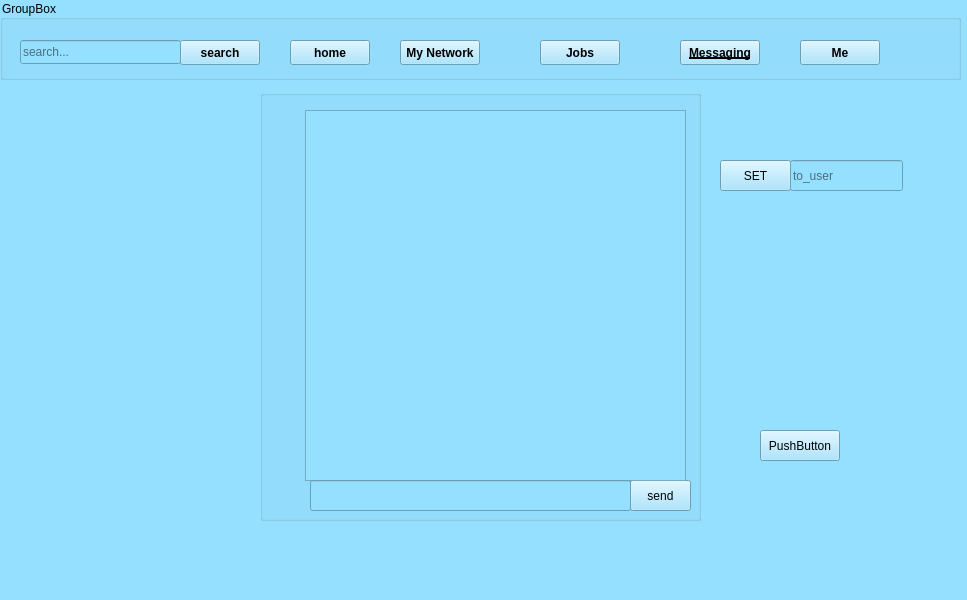
<?xml version="1.0" encoding="UTF-8"?>
<ui version="4.0">
 <class>Messeging</class>
 <widget class="QMainWindow" name="Messeging">
  <property name="geometry">
   <rect>
    <x>0</x>
    <y>0</y>
    <width>967</width>
    <height>600</height>
   </rect>
  </property>
  <property name="windowTitle">
   <string>MainWindow</string>
  </property>
  <property name="styleSheet">
   <string notr="true">color: rgb(0, 0, 0);
background-color: rgb(149, 223, 255);</string>
  </property>
  <widget class="QWidget" name="centralwidget">
   <widget class="QGroupBox" name="groupBox">
    <property name="geometry">
     <rect>
      <x>0</x>
      <y>0</y>
      <width>961</width>
      <height>80</height>
     </rect>
    </property>
    <property name="title">
     <string>GroupBox</string>
    </property>
    <widget class="QPushButton" name="homePushButton">
     <property name="geometry">
      <rect>
       <x>290</x>
       <y>40</y>
       <width>80</width>
       <height>25</height>
      </rect>
     </property>
     <property name="font">
      <font>
       <weight>75</weight>
       <bold>true</bold>
      </font>
     </property>
     <property name="text">
      <string>home</string>
     </property>
    </widget>
    <widget class="QPushButton" name="pushButton_2">
     <property name="geometry">
      <rect>
       <x>400</x>
       <y>40</y>
       <width>80</width>
       <height>25</height>
      </rect>
     </property>
     <property name="font">
      <font>
       <weight>75</weight>
       <italic>false</italic>
       <bold>true</bold>
      </font>
     </property>
     <property name="text">
      <string>My Network</string>
     </property>
    </widget>
    <widget class="QPushButton" name="pushButton_3">
     <property name="geometry">
      <rect>
       <x>540</x>
       <y>40</y>
       <width>80</width>
       <height>25</height>
      </rect>
     </property>
     <property name="font">
      <font>
       <weight>75</weight>
       <bold>true</bold>
      </font>
     </property>
     <property name="text">
      <string>Jobs</string>
     </property>
    </widget>
    <widget class="QPushButton" name="pushButton_4">
     <property name="geometry">
      <rect>
       <x>680</x>
       <y>40</y>
       <width>80</width>
       <height>25</height>
      </rect>
     </property>
     <property name="font">
      <font>
       <weight>75</weight>
       <bold>true</bold>
       <underline>true</underline>
      </font>
     </property>
     <property name="text">
      <string>Messaging</string>
     </property>
    </widget>
    <widget class="QPushButton" name="pushButton_5">
     <property name="geometry">
      <rect>
       <x>800</x>
       <y>40</y>
       <width>80</width>
       <height>25</height>
      </rect>
     </property>
     <property name="font">
      <font>
       <weight>75</weight>
       <bold>true</bold>
      </font>
     </property>
     <property name="text">
      <string>Me</string>
     </property>
    </widget>
    <widget class="QLineEdit" name="lineEdit">
     <property name="geometry">
      <rect>
       <x>20</x>
       <y>40</y>
       <width>161</width>
       <height>24</height>
      </rect>
     </property>
     <property name="styleSheet">
      <string notr="true"/>
     </property>
     <property name="inputMask">
      <string/>
     </property>
     <property name="text">
      <string/>
     </property>
     <property name="placeholderText">
      <string>search...</string>
     </property>
    </widget>
    <widget class="QPushButton" name="pushButton">
     <property name="geometry">
      <rect>
       <x>180</x>
       <y>40</y>
       <width>80</width>
       <height>25</height>
      </rect>
     </property>
     <property name="font">
      <font>
       <weight>75</weight>
       <bold>true</bold>
      </font>
     </property>
     <property name="text">
      <string>search</string>
     </property>
    </widget>
   </widget>
   <widget class="QGroupBox" name="groupBox_2">
    <property name="geometry">
     <rect>
      <x>260</x>
      <y>90</y>
      <width>441</width>
      <height>431</height>
     </rect>
    </property>
    <property name="title">
     <string/>
    </property>
    <widget class="QPushButton" name="pushButton_6">
     <property name="geometry">
      <rect>
       <x>370</x>
       <y>390</y>
       <width>61</width>
       <height>31</height>
      </rect>
     </property>
     <property name="text">
      <string>send</string>
     </property>
    </widget>
    <widget class="QTableView" name="tableView">
     <property name="geometry">
      <rect>
       <x>45</x>
       <y>20</y>
       <width>381</width>
       <height>371</height>
      </rect>
     </property>
    </widget>
    <widget class="QLineEdit" name="lineEdit_3">
     <property name="geometry">
      <rect>
       <x>50</x>
       <y>390</y>
       <width>321</width>
       <height>31</height>
      </rect>
     </property>
    </widget>
   </widget>
   <widget class="QPushButton" name="pushButton_7">
    <property name="geometry">
     <rect>
      <x>760</x>
      <y>430</y>
      <width>80</width>
      <height>31</height>
     </rect>
    </property>
    <property name="text">
     <string>PushButton</string>
    </property>
   </widget>
   <widget class="QLineEdit" name="lineEdit_2">
    <property name="geometry">
     <rect>
      <x>790</x>
      <y>160</y>
      <width>113</width>
      <height>31</height>
     </rect>
    </property>
    <property name="placeholderText">
     <string>to_user</string>
    </property>
   </widget>
   <widget class="QPushButton" name="pushButton_8">
    <property name="geometry">
     <rect>
      <x>720</x>
      <y>160</y>
      <width>71</width>
      <height>31</height>
     </rect>
    </property>
    <property name="text">
     <string>SET</string>
    </property>
   </widget>
  </widget>
  <widget class="QMenuBar" name="menubar">
   <property name="geometry">
    <rect>
     <x>0</x>
     <y>0</y>
     <width>967</width>
     <height>25</height>
    </rect>
   </property>
  </widget>
  <widget class="QStatusBar" name="statusbar"/>
 </widget>
 <resources/>
 <connections/>
</ui>
